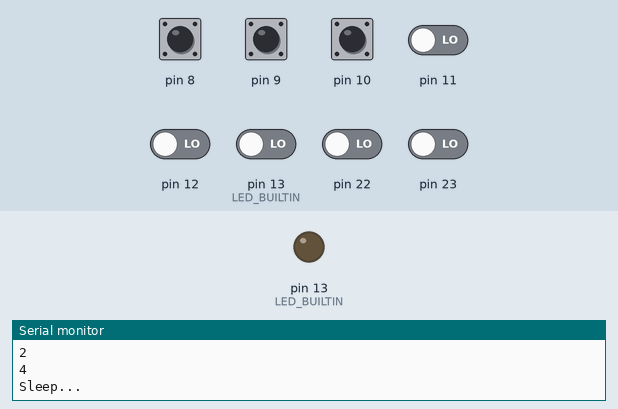
This sketch was run on a simulated Arduino Uno, built with avr-gcc and run on an emulated ATmega328P. On the bench: output pins drawn as LEDs (lit = HIGH), the last lines printed to the serial monitor. Dashed ring = blinking. The inputs (shaded band) are chosen by the test bench; at power-on: pin 8–10 HIGH, pin 11, pin 12, pin 13 (LED_BUILTIN), pin 22, pin 23 LOW. Sleep ends after the set time or at an interrupt.

Above: at 1.2 s.
1.3 s: pin 8 pulled LOW for 0.15 s
At 1.46 s:
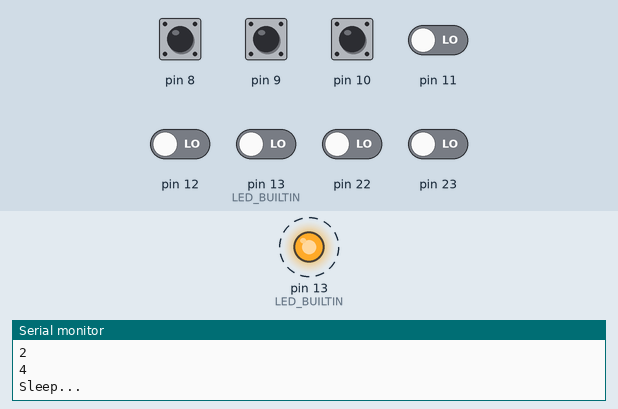
3.0 s: pin 9 pulled LOW for 0.15 s
At 4.4 s:
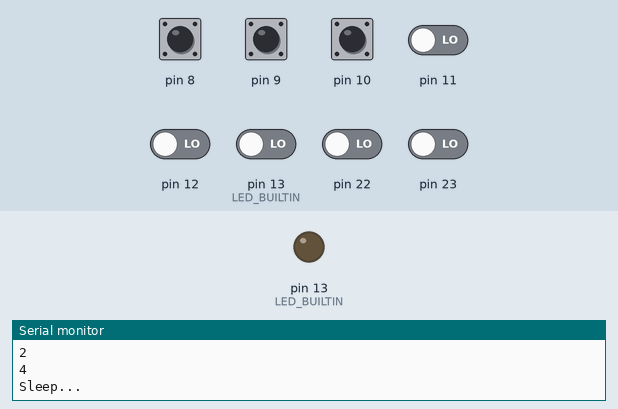
4.7 s: pin 10 pulled LOW for 0.15 s
At 4.86 s:
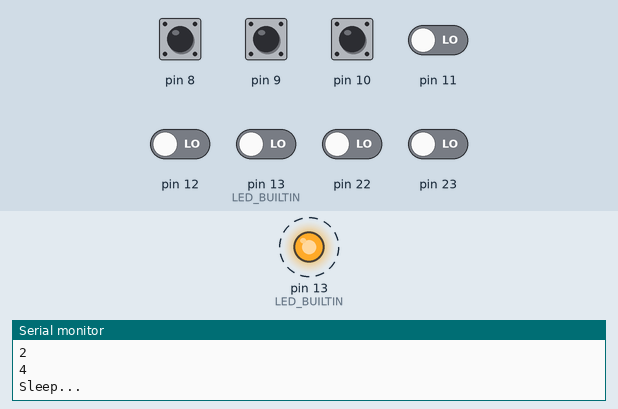
Timing chart, 0 to 7.7 s (numbered marks = the images above; inputs shaded):
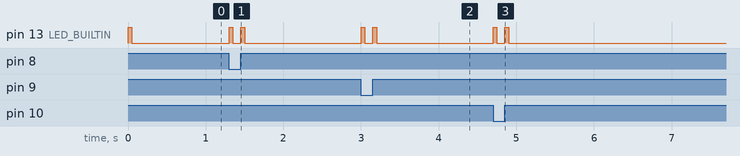

Measured:
- after the input at 1.3 s, pin 13 (LED_BUILTIN): alternates HIGH for 0.05 s and LOW for 0.10 s, 4 changes in all, then stays LOW, starting at once
- after the input at 3.0 s, pin 13 (LED_BUILTIN): alternates HIGH for 0.05 s and LOW for 0.10 s, 4 changes in all, then stays LOW, starting at once
- after the input at 4.7 s, pin 13 (LED_BUILTIN): alternates HIGH for 0.05 s and LOW for 0.10 s, 4 changes in all, then stays LOW, starting at once

The sketch:

PinChangeInterrupts.ino
```cpp
/**
 * Pin Change Interrupts
 *
 * Sketch demonstrating setting Arduino Uno (ATMEGA328) pin change interupt registers
 *
 * 1) Turn on Pin Change Interrupts
 * 2) Chose which pins to interrupt on
 * 3) Write an ISR for those pins
 *
 * Includes state tracking to determine which pin(s) triggered
 *
 * Tested with a capacitive touch switch on pin D9 triggering wake from power save / sleep
 */

#include <avr/io.h>
#include <stdint.h>            // has to be added to use uint8_t
#include <avr/interrupt.h>    // Needed to use interrupts
#include <avr/sleep.h>

volatile uint8_t portbhistory = 0xFF;     // default is high because the pull-up


// ISR(PCINT0_vect){}    // Port B, PCINT0 - PCINT7
// ISR(PCINT1_vect){}    // Port C, PCINT8 - PCINT14
// ISR(PCINT2_vect){}    // Port D, PCINT16 - PCINT23

ISR (PCINT0_vect)
{
    sleep_disable();
    Serial.println("ISR PCINT0");

    uint8_t changedbits;

    changedbits = PINB ^ portbhistory;
    portbhistory = PINB;

    if(changedbits & (1 << PB0))
    {
      /* PCINT0 changed */
      Serial.println("PCINT0");
    }

    if(changedbits & (1 << PB1))
    {
      /* PCINT1 changed */
      Serial.print("PCINT1 ");
      if(PINB & (1 << PB1))
      {
        Serial.print("ON");
      } else {
        Serial.print("OFF");
      }
      Serial.println("");
    }


    if(changedbits & (1 << PB2))
    {
      /* PCINT2 changed */
      Serial.println("PCINT2");
    }
}

void setup() {

  Serial.begin(115200);

  cli();

  // 1 – Turn on Pin Change Interrupts
  PCICR |= 0b00000001;    // turn on port b (PCINT0 – PCINT7)
  // PCICR |= 0b00000010;    // turn on port c (PCINT8 – PCINT14)
  // PCICR |= 0b00000100;    // turn on port d (PCINT16 – PCINT23)
  // PCICR |= 0b00000111;    // turn on all ports

  // 2 – Choose Which Pins to Interrupt ( 3 mask registers correspond to 3 INT ports )
  PCMSK0 |= 0b00000111;    // turn on pins PB0, PB1, PB2, which is PCINT0, PCINT1, PCINT2 Chip physical pin 14,15,16, D8,D9,D10
  // PCMSK1 |= 0b00010000;    // turn on pin PC4, which is PCINT12, physical pin 27
  // PCMSK2 |= 0b10000001;    // turn on pins PD0 & PD7, PCINT16 & PCINT23

  // DDR (Port) - Data Direction Register
  // PORTS-
  // B = Digital  Pins 8-13
  // C = Analogue Pins 0-5
  // D = Digital  Pins 0-7

  DDRB &= ~((1 << DDB0) | (1 << DDB1) | (1 << DDB2)); // Clear the PB0, PB1, PB2 pin
  // PB0 (D8),PB1 (D9),PB2 (D10) (PCINT0, PCINT1, PCINT2 pin) are now inputs

  PORTB |= ((1 << PORTB0) | (1 << PORTB1) | (1 << PORTB2)); // turn On the Pull-up
  // PB0, PB1 and PB2 are now inputs with pull-up enabled

  //PCICR |= (1 << PCIE0);     // set (Pin Change Interrupt Counter) PCIE0 to enable PCMSK0 scan
  //PCMSK0 |= (1 << PCINT0);   // set (Pin Change Mask) PCINT0 to trigger an interrupt on state change

  sei();                     // turn on interrupts

}

void loop() {

  uint8_t changedbits;

  changedbits = PINB;

  Serial.println((changedbits & (1 << PB0)));

  Serial.println((changedbits & (1 << PB1)));

  Serial.println((changedbits & (1 << PB2)));

  Serial.println("Sleep...");

  pinMode (LED_BUILTIN, OUTPUT);
  digitalWrite (LED_BUILTIN, HIGH);
  delay (50);
  digitalWrite (LED_BUILTIN, LOW);
  delay (50);
  pinMode (LED_BUILTIN, INPUT);

  // disable ADC
  ADCSRA = 0;

  set_sleep_mode (SLEEP_MODE_PWR_DOWN);
  sleep_enable();

  // Do not interrupt before we go to sleep, or the
  // ISR will detach interrupts and we won't wake.
  noInterrupts ();

  // turn off brown-out enable in software
  // BODS must be set to one and BODSE must be set to zero within four clock cycles
  MCUCR = bit (BODS) | bit (BODSE);
  // The BODS bit is automatically cleared after three clock cycles
  MCUCR = bit (BODS);

  // We are guaranteed that the sleep_cpu call will be done
  // as the processor executes the next instruction after
  // interrupts are turned on.
  interrupts ();  // one cycle
  sleep_cpu ();   // one cycle

}
```
